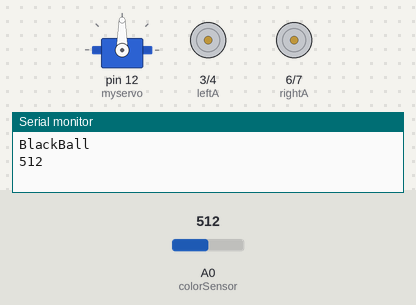
Simulated run of this sketch. Board: Arduino Uno, built with avr-gcc and run on an emulated ATmega328P. On the bench: servo, motor-driver pin pairs drawn as motors (green arrow = first pin HIGH = forward, orange = second pin HIGH = backward, longer = more drive), the last lines printed to the serial monitor. The inputs (shaded band) are chosen by the test bench; at power-on: A0 (colorSensor) = 512.

Above: at 15.2 s.
15.3 s: A0 (colorSensor) set to 765
At 16.71 s:
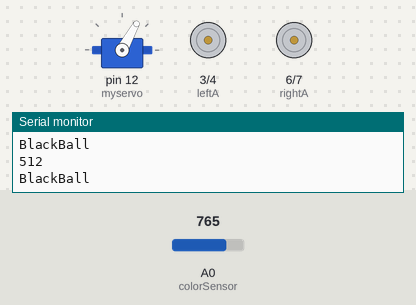
18.8 s: A0 (colorSensor) set to 790
At 21.2 s:
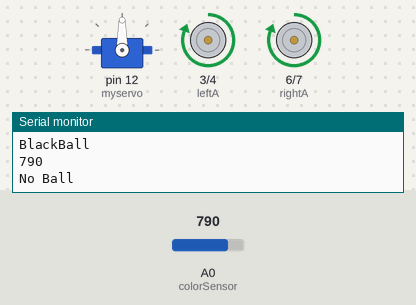
Timing chart, 0 to 28.6 s (numbered marks = the images above; inputs shaded):
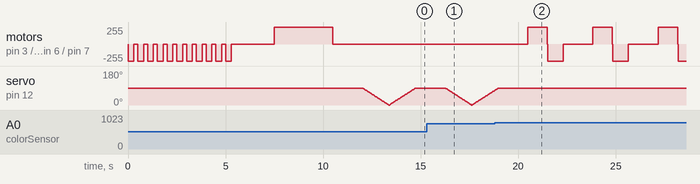

Measured:
- the behaviour switches between 778 and 779 on A0 (colorSensor) (found by bisection; images 1 and 2)
- by itself, motor on pin 3 (leftA) / pin 4 (leftB), motor on pin 6 (rightA) / pin 7 (rightB): repeats every 3.3 s: stopped 0.02 s, backward 255/255 0.80 s, stopped 1.5 s, forward 255/255 1.0 s

The sketch:

Milestone_4.ino
```cpp
#include <Servo.h>
Servo myservo;  // create servo object to control a servo
                // twelve servo objects can be created on most boards

//Constants(things that won't be changing)
const int leftA =  3;      // Left Motor A pin
const int leftB =  4;      // Left Motor B pin
const int rightA =  6;      // Right Motor A pin
const int rightB =  7;      // Right Motor B pin
const int colorSensor = A0;
int avgRead =0;
int pos = 0;
int numOfReads =3;

void setup() {
  // set the digital pin as output:
  pinMode(leftA, OUTPUT);
  pinMode(leftB, OUTPUT);
  pinMode(rightA, OUTPUT);
  pinMode(rightB, OUTPUT);

//PreState1
for (int i =0;i<11;i++){
  platformBackward();
  delay (300);
  platformStop();
  delay (200);
}


//PreState2
  platformStop();
  delay (2000);
  platformForward();
  delay (3000);
  platformStop();

pinMode (colorSensor, INPUT);
Serial.begin(9600);
myservo.attach(12);// attaches the servo on pin 12 to the servo object
myservo.write(90);
}

void loop() {
  // State1 is the state where the servo will be waiting for the signal from the sensor.
  State1();
  Serial.println(analogRead(colorSensor));
}

void State1(){
  //This state is the waiting and identifying state.
  //If black then State2.
  for (int i=0; i<numOfReads; i++){
    avgRead+= analogRead (colorSensor);
   delay (500);
  }
  avgRead= avgRead/numOfReads;

  if (avgRead<=40){
    Serial.println ("White Ball");
    State3();
  }
  //If white then State3.
  if (avgRead>40 && avgRead<=600){
    Serial.println("BlackBall");
    State2();
  }
  //If no ball, wait for ball.
  if(avgRead>600){
    Serial.println("No Ball");
    platformWiggle();
  }
  avgRead=0;

}

void State2(){
  //This is the black ball state.  If the ball is black, this state will be signalled and then it will sweep the servo to the right.
 for(pos = 90; pos >= 0; pos -= 1) // goes from 90 degrees to 0 degrees
  {                                  // in steps of 1 degree
    myservo.write(pos);              // tell servo to go to position in variable 'pos'
    delay(15);                       // waits 15ms for the servo to reach the position
  }
  for(pos = 0; pos<=90; pos+=1)     // goes from 0 degrees to 90 degrees
  {
    myservo.write(pos);              // tell servo to go to position in variable 'pos'
    delay(15);                       // waits 15ms for the servo to reach the position
  }
}


void State3(){
  //This is the white ball state.  If the ball is white, this state will be signalled and then it will sweep the servo to the left.
  for(pos = 90; pos <= 180; pos += 1) // goes from 90 degrees to 180 degrees
  {                                  // in steps of 1 degree
    myservo.write(pos);              // tell servo to go to position in variable 'pos'
    delay(15);                       // waits 15ms for the servo to reach the position
  }
  for(pos = 180; pos>=90; pos-=1)     // goes from 180 degrees to 90 degrees
  {
    myservo.write(pos);              // tell servo to go to position in variable 'pos'
    delay(15);                       // waits 15ms for the servo to reach the position
  }

}


//Motor control functions...do not change!!
void platformWiggle()
{
  leftForward();
  rightForward();
  delay(1000);
  platformStop();
  delay (20);
  leftBackward();
  rightBackward();
  delay(800);
  platformStop();
  delay(20);
}

void platformStop()
{
  leftStop();
  rightStop();
}
//State2
void platformBackward ()
{
  leftBackward();
  rightBackward();
}

void platformForward(){
  leftForward();
  rightForward();
}
//Left Wheel
void leftBackward()
{
      digitalWrite(leftA, LOW);
      digitalWrite(leftB, HIGH);
}

void leftStop()
{
      digitalWrite(leftA, LOW);
      digitalWrite(leftB, LOW);
}

void leftForward()
{
  digitalWrite (leftA, HIGH);
  digitalWrite (leftB, LOW);
}

//Right Wheel
void rightBackward()
{
      digitalWrite(rightA, LOW);
      digitalWrite(rightB, HIGH);
}

void rightStop()
{
      digitalWrite(rightA, LOW);
      digitalWrite(rightB, LOW);
}

void rightForward()
{
  digitalWrite (rightA, HIGH);
  digitalWrite (rightB, LOW);
}
```
